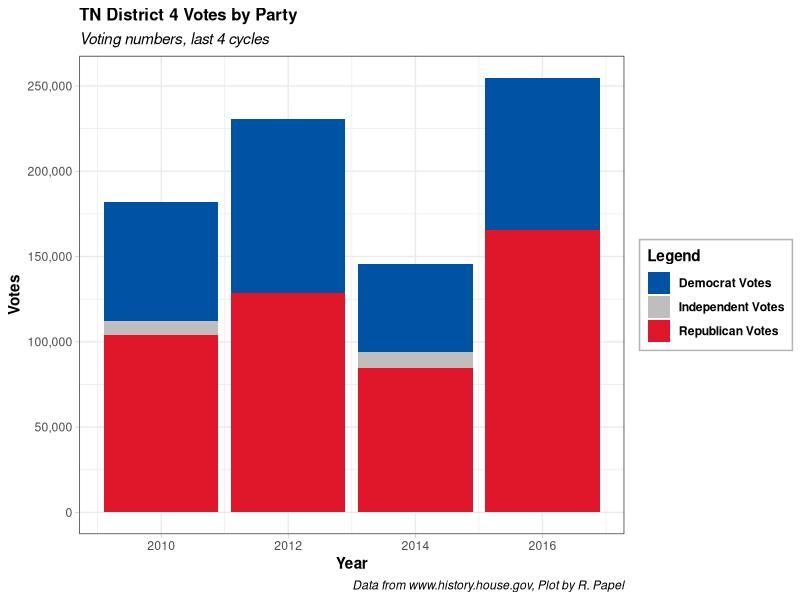
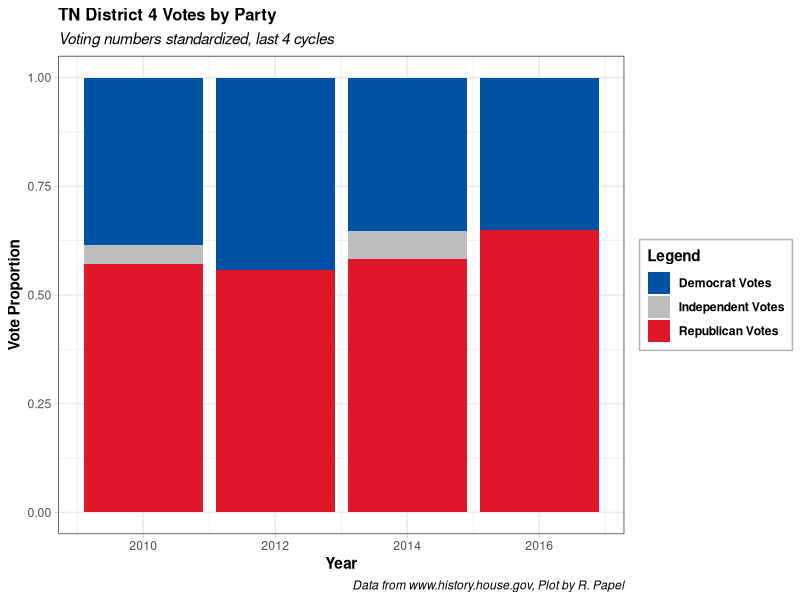

These charts were generated, in order, by the following R code:
#' ---------
#' Title: TN District 4
#' Subtitle: Can Mariah Phillips Win?
#' Date: July 2018
#' Author: Robert Papel
#' ---------

#'###### -------------**Libraries**---------------------- ######

library(tidyverse)

#'###### -------------**Loading Past Election Data**---------- ######

# Compile 3 election years of party voting in TN District 4:
# Combine 3 election years of data into a tibble, from:
# http://history.house.gov/Institution/Election-Statistics/Election-Statistics/

District_4 <- tibble("Year" = c(2010, 2012, 2014, 2016),
                     "Republican Votes" = c(103969, 128568, 84815, 165796),
                     "Democrat Votes" = c(70254, 102222, 51357, 89141),
                     "Independent Votes" = c(7968, 0, 9246, 0))

# Visualization not standardized on a percent scale
votes_numbers <- District_4 %>%
  mutate(Year = as.Date(paste0(Year, "/01/01"))) %>%
  gather(key, VoteCount, -Year) %>%
  ggplot(aes(Year, VoteCount, fill = key)) +
  geom_bar(stat = "identity") + 
  scale_fill_manual(values = c("#0052A5", "gray", "#E0162B")) +
  # coord_flip() +
  theme_bw() +
  labs(
    title = "TN District 4 Votes by Party",
    subtitle = "Voting numbers, last 4 cycles",
    x = "Year",
    y = "Votes",
    caption = "Data from www.history.house.gov, Plot by R. Papel") +
  theme(
    plot.title = element_text(face = "bold", size = 12),
    plot.caption = element_text(face = "italic"),
    plot.subtitle = element_text(face = "italic"),
    axis.ticks = element_line(colour = "grey70", size = 0.2),
    legend.text = element_text(face = "bold"),
    legend.title = element_text(face = "bold"),
    legend.background = element_rect(color = "grey70"), 
    axis.title.y = element_text(size = 11, face = "bold", color = "black"),
    axis.title.x = element_text(size = 11, face = "bold", color = "black")
  ) +
  guides(fill = guide_legend(title = "Legend")) +
  scale_y_continuous(labels = scales::comma,
                     breaks = c(0, 50000, 100000, 150000, 200000, 250000))

# Graph with position = "fill"
votes_standardized <- District_4 %>%
  mutate(Year = as.Date(paste0(Year, "/01/01"))) %>%
  gather(key, VoteCount, -Year) %>%
  ggplot(aes(Year, VoteCount, fill = key)) +
  geom_bar(stat = "identity", position = "fill") + 
  scale_fill_manual(values = c("#0052A5", "gray", "#E0162B")) +
  # coord_flip() +
  theme_bw() +
  labs(
    title = "TN District 4 Votes by Party",
    subtitle = "Voting numbers standardized, last 4 cycles",
    x = "Year",
    y = "Vote Proportion",
    caption = "Data from www.history.house.gov, Plot by R. Papel") +
  theme(
    plot.title = element_text(face = "bold", size = 12),
    plot.caption = element_text(face = "italic"),
    plot.subtitle = element_text(face = "italic"),
    axis.ticks = element_line(colour = "grey70", size = 0.2),
    legend.text = element_text(face = "bold"),
    legend.title = element_text(face = "bold"),
    legend.background = element_rect(color = "grey70"), 
    axis.title.y = element_text(size = 11, face = "bold", color = "black"),
    axis.title.x = element_text(size = 11, face = "bold", color = "black")
  ) +
  guides(fill = guide_legend(title = "Legend")) 


#'###### ---------------**ggsave**-------------------- ######

ggsave(votes_numbers, file = "/Users/robertpapel/Documents/Personal_R_Stuff/election-stuff/Plots (ggsave)/votes_numbers_July9.png", 
       device = "png",
       width = 10,
       height = 7)

ggsave(votes_standardized, file = "/Users/robertpapel/Documents/Personal_R_Stuff/election-stuff/Plots (ggsave)/votes_standardized_July9.png", 
       device = "png",
       width = 10,
       height = 7)
